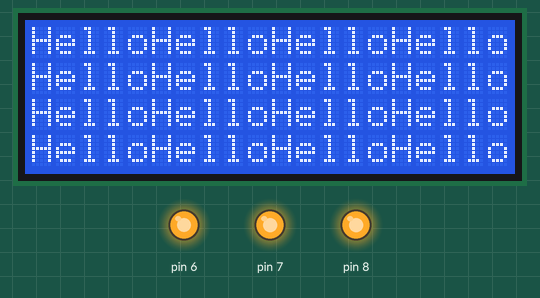
Recording of a sketch running on a simulated Arduino Uno, built with avr-gcc and run on an emulated ATmega328P. Parts: 20×4 character LCD, output pins drawn as LEDs (lit = HIGH). What the sketch prints to the serial monitor is not drawn.

Above: at 0.45 s.
At 2.03 s:
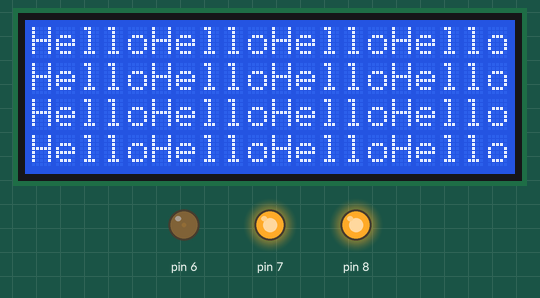
At 4.95 s:
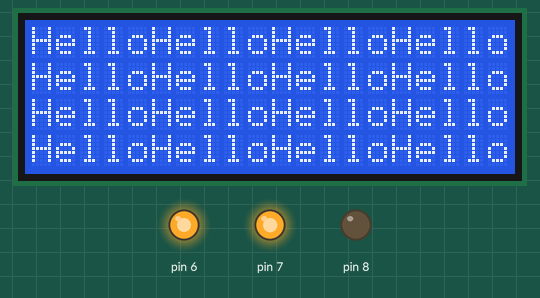
At 8.86 s:
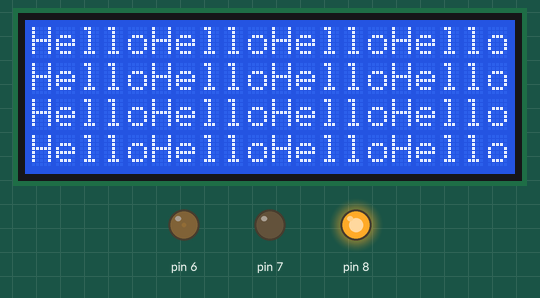
At 16.9 s:
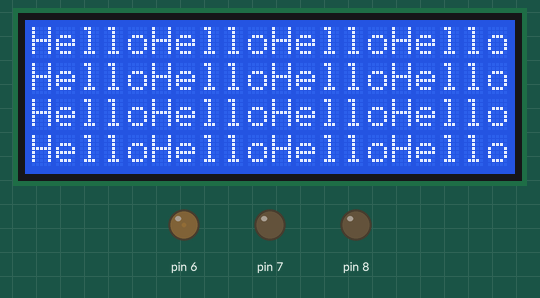
Timing chart, 0 to 17.0 s (numbered marks = the images above):
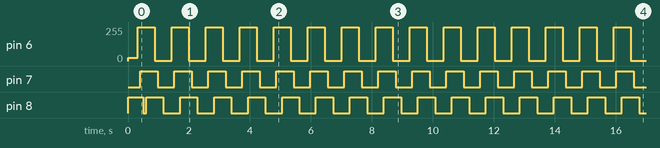

The sketch:

_20x4RGBLCDTest.ino
```cpp
#include <Wire.h>
#include <LiquidTWI2.h>
LiquidTWI2 lcd(0); // 0 = i2c address
int start = 0;
int finish = 255;
int incrementor = 1;

void setup() {
  Serial.begin(115200);
  pinMode(6, OUTPUT);
  pinMode(7, OUTPUT);
  pinMode(8, OUTPUT);
  analogWrite(6, 25);
  analogWrite(7, 127);
  analogWrite(8, 220);
  lcd.setMCPType(LTI_TYPE_MCP23008); // must be called before begin()
  lcd.begin(20,4);
  lcd.print("HelloHelloHelloHelloHelloHelloHelloHelloHelloHelloHelloHelloHelloHelloHelloHello");
  // lcd.clear();
  // delay(500);
}

void loop() {
  for(int i = start; i != finish; i += incrementor){
    analogWrite(6, i);
    Serial.print("i = ");
    Serial.println(i);
  }
  for(int j = start; j != finish; j += incrementor){
    analogWrite(7, j);
    Serial.print("i = ");
    Serial.println(j);
  }
  for(int k = start; k != finish; k += incrementor){
    analogWrite(8, k);
    Serial.print("i = ");
    Serial.println(k);
  }
  int temp = start;
  start = finish;
  finish = temp;
  incrementor = incrementor * -1;
}
```

Measured:
- by itself, pin 6: alternates 254/255 for 0.56 s and 1/255 for 0.56 s
- by itself, pin 7: alternates HIGH for 0.57 s and LOW for 0.55 s
- by itself, pin 8: repeats every 1.1 s: HIGH 0.57 s, LOW 0.55 s
